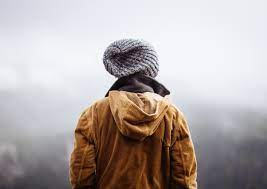
#> input picture week4/images.jpg, 267 x 189 px
$ python threshold.py
#> lines starting #> are read from the running program, lines starting #| are printed output that depends on the picture; after the words box and inside, x2 and y2 are one past the last pixel; in counts of white or black regions, pixels touching at a corner belong together
import cv2 as cv
import numpy as np

img = cv.imread('images.jpg')
#> img is the input picture: shape (189, 267, 3); mean B, G, R 168.4, 169.2, 178.4
cv.imshow("Original",img)
img = cv.cvtColor(img, cv.COLOR_BGR2GRAY)
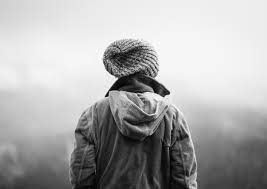
#> img: shape (189, 267); min 0, max 254, mean 171.8

threshold = 132
for i in range(img.shape[0]):
    for j in range(img.shape[1]):
        if img[i,j] > threshold:
            img[i,j] = 255
        else:
            img[i,j] = 0
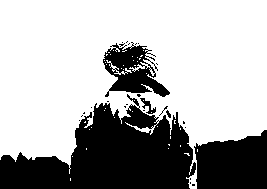
#> img: shape (189, 267); 67.8% white; 27 black regions (22 under 20 px), largest, box (x1, y1, x2, y2) and area: (0, 94, 196, 189) 10675, (194, 130, 267, 189) 3493, (103, 42, 170, 97) 1867, (140, 98, 156, 114) 94, (166, 110, 171, 118) 22

cv.imshow('Threshold Image',img)

ret, thresh1 = cv.threshold(img, threshold, 255, cv.THRESH_BINARY)
#> ret = 132
cv.imshow('Binary Threshold from openCV', thresh1)

cv.waitKey(0)

$ run again, with week4/rock.jpg copied over week4/images.jpg
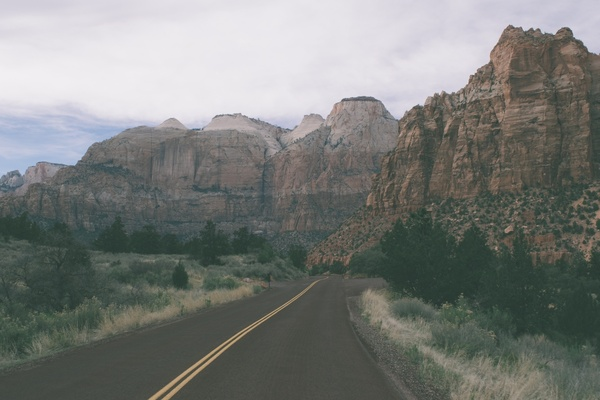
#> input picture week4/rock.jpg, 600 x 400 px
#> img is the input picture: shape (400, 600, 3); mean B, G, R 120.7, 123.9, 121.2
#> `img = cv.cvtColor(img, cv.COLOR_BGR2GRAY)`:
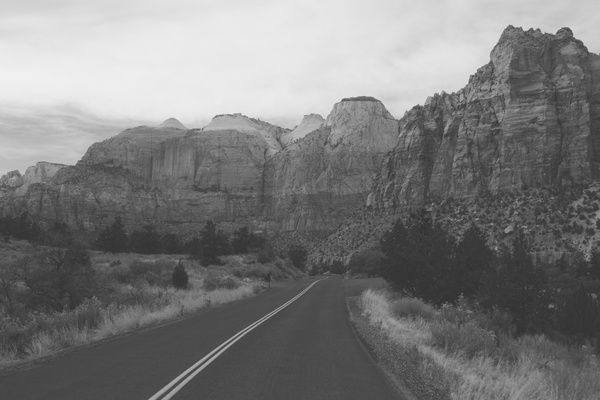
#> img: shape (400, 600); min 46, max 241, mean 122.7
#> after the loop `for i in range(img.shape[0]):`:
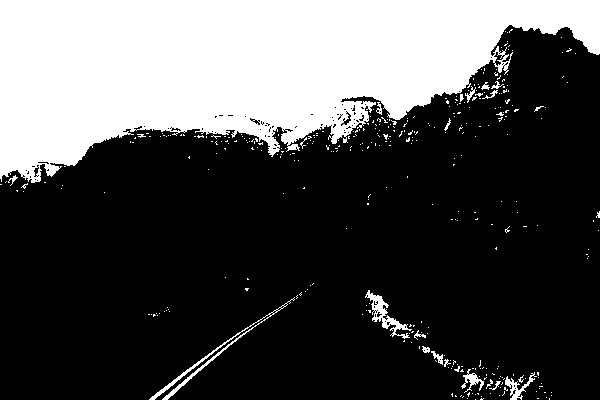
#> img: shape (400, 600); 29.9% white; 366 white regions (345 under 20 px), largest, box (x1, y1, x2, y2) and area: (0, 0, 600, 183) 68466, (149, 297, 295, 400) 726, (365, 290, 412, 339) 560
#> ret = 132
